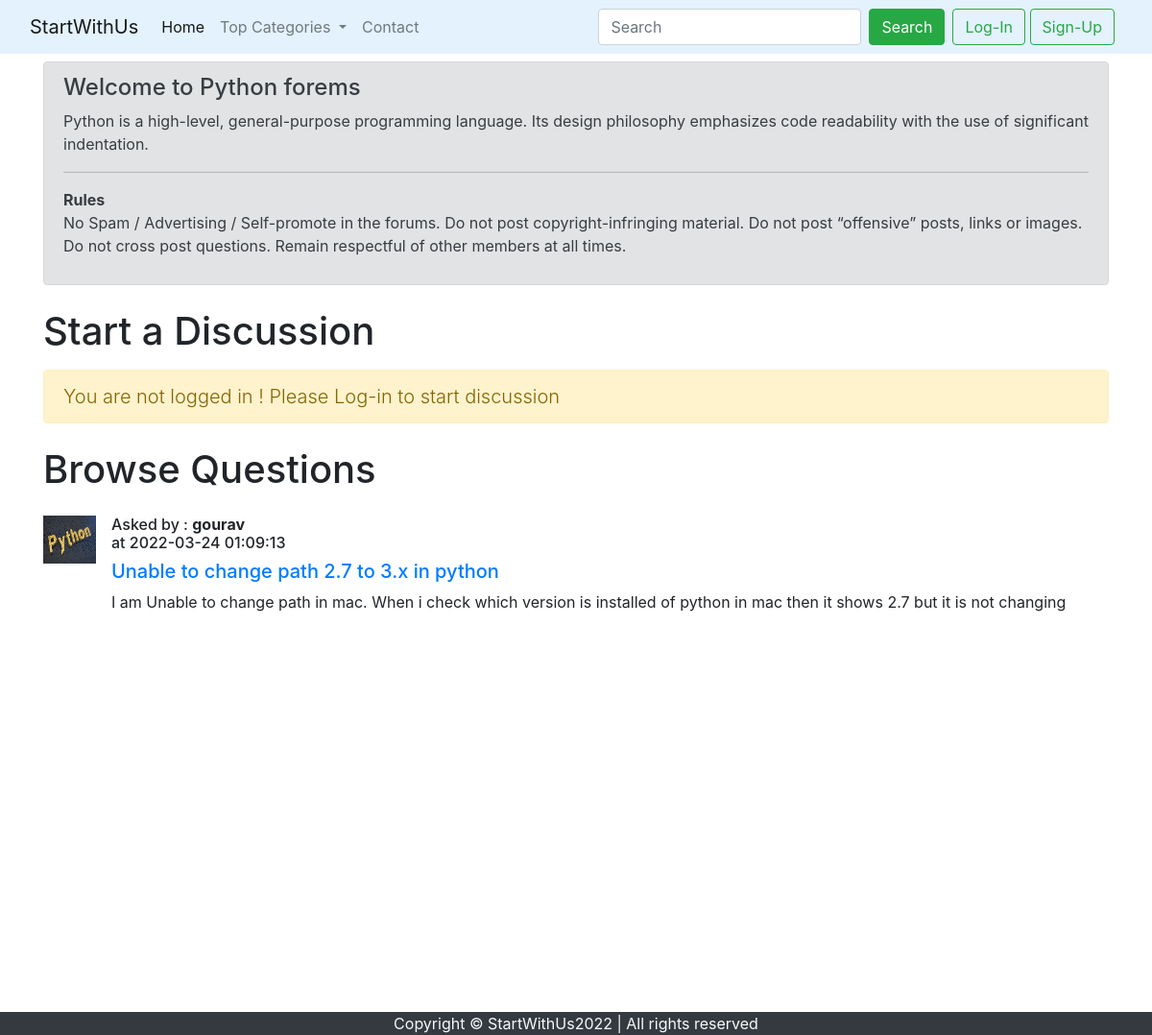
The app's page /threadlist.php?catid=1 with its own data.
### tables this page shows
CREATE TABLE `categories` (
  `category_id` int(11) NOT NULL,
  `category_name` varchar(255) NOT NULL,
  `category_description` varchar(255) NOT NULL,
  `date` datetime NOT NULL DEFAULT current_timestamp()
);

CREATE TABLE `threads` (
  `thread_id` int(7) NOT NULL,
  `thread_title` varchar(255) NOT NULL,
  `thread_desc` text NOT NULL,
  `thread_cat_id` int(7) NOT NULL,
  `thread_user_id` int(7) NOT NULL,
  `timestamp` datetime NOT NULL DEFAULT current_timestamp()
);

CREATE TABLE `users` (
  `user_id` int(11) NOT NULL,
  `user_email` varchar(30) NOT NULL,
  `user_password` varchar(255) NOT NULL,
  `creation_date` datetime NOT NULL DEFAULT current_timestamp()
);

### threadlist.php (the view, shortened to what this page needs)
<!doctype html>
<html lang="en">
  <head>
    <link href="https://cdn.jsdelivr.net/npm/bootstrap@5.1.3/dist/css/bootstrap.min.css" rel="stylesheet">
    <link rel="stylesheet" href="https://cdn.jsdelivr.net/npm/bootstrap@4.0.0/dist/css/bootstrap.min.css">
    <link rel="stylesheet" href="partials/_style_for_footer.css">
  </head>
  <body>
    <?php include "partials/_header.php"; ?>
    <?php
        require "partials/_connection.php";
        $id = $_GET['catid'];
        $sql = "SELECT * FROM `categories` WHERE `category_id` = $id";
        $result = mysqli_query($conn,$sql);
        while($row = mysqli_fetch_assoc($result))
        {
            $catName =  $row['category_name'];
            $catDesc =  $row['category_description'];
        }
    ?>
    <div class="container">
        <div class="alert alert-secondary mt-2" role="alert">
            <h4 class="alert-heading">Welcome to <?php echo $catName;?> forems</h4>
            <p><?php echo $catDesc;?></p>
            <hr>
            <p class="mb-0"><b>Rules</b></p>
            <p>No Spam / Advertising / Self-promote in the forums. Do not post copyright-infringing material. Do not post “offensive” posts, links or images. Do not cross post questions. Remain respectful of other members at all times.</p>
        </div>
    </div>
    <div class="container">
        <h1 class="py-2">Start a Discussion</h1>
    <?php
    if(isset($_SESSION['loggedin']) && isset($_SESSION['loggedin']) == true )
    {
        echo'
        <form action="' . $_SERVER['REQUEST_URI'] . '" method="post">
            <div class="mb-3">
                <label for="title" class="form-label">Title</label>
                <input type="text" class="form-control" id="title" name="title" aria-describedby="emailHelp">
                <div id="emailHelp" class="form-text">Keep your title as short and crisp as possible</div>
            </div>
            <input type="hidden" name="user_id" value=' . $_SESSION['user_id'] . '>
            <div class="mb-3">
                <label for="desc" class="form-label">Ellaborate your concern</label>
                <textarea class="form-control" id="desc" name="desc" rows="3"></textarea>
            </div>
            <button type="submit" class="btn btn-outline-success mb-2" name="submit">Submit</button>
        </form>';
    }
    else
    {
        echo '
        <div class="alert alert-warning" role="alert">
            <div class="lead">
            You are not logged in ! Please Log-in to start discussion
            </div>
        </div>';
    }
    ?>
    </div>
    <div class="container" id="ques">
        <h1 class="py-2">Browse Questions</h1>
        <?php
            require "partials/_connection.php";
            $id = $_GET['catid'];
            $sql = "SELECT * FROM `threads` WHERE `thread_cat_id` = $id";
            $result = mysqli_query($conn,$sql);
            while($row = mysqli_fetch_assoc($result))
            {
                $thread_id =  $row['thread_id'];
                $title =  $row['thread_title'];
                $Desc =  $row['thread_desc'];
                $thread_time = $row['timestamp'];
                $thread_user_id = $row['thread_user_id'];
                $sql2 = "SELECT `user_email` FROM `users` WHERE `user_id`='$thread_user_id' ";
                $result2 = mysqli_query($conn,$sql2);
                $row2 = mysqli_fetch_assoc($result2);
                echo '
                <div class="media my-3">
                    <img class="mr-3" src="img/4.jpg" width="55px" height="50px" alt="...">
                    <div class="media-body">
                        <h6 class="mt-0">Asked by : <b>' . $row2['user_email'] . '</b><br> at ' . $thread_time . '</h6>
                        <h5 class="mt-0"><a href="thread.php?thread_id=' . $thread_id . '">' . $title . '</a></h5>
                        ' . $Desc . '
                    </div>
                </div>';
             }
        ?>
    </div>
    <?php include "partials/_footer.php"; ?>
  </body>
</html>

### partials/_style_for_footer.css (style rules this page uses)
#ques { min-height: 597px; }

### records on screen
categories: category_name "Python", category_description "Python is a high-level, general-purpose programming language. Its design philosophy emphasizes code readability with the use of significant indentation."
threads: users.user_email "gourav", timestamp "2022-03-24 01:09:13", thread_title "Unable to change path 2.7 to 3.x in python", thread_desc "I am Unable to change path in mac. When i check which version is installed of python in mac then it shows 2.7 but it is not changing"
